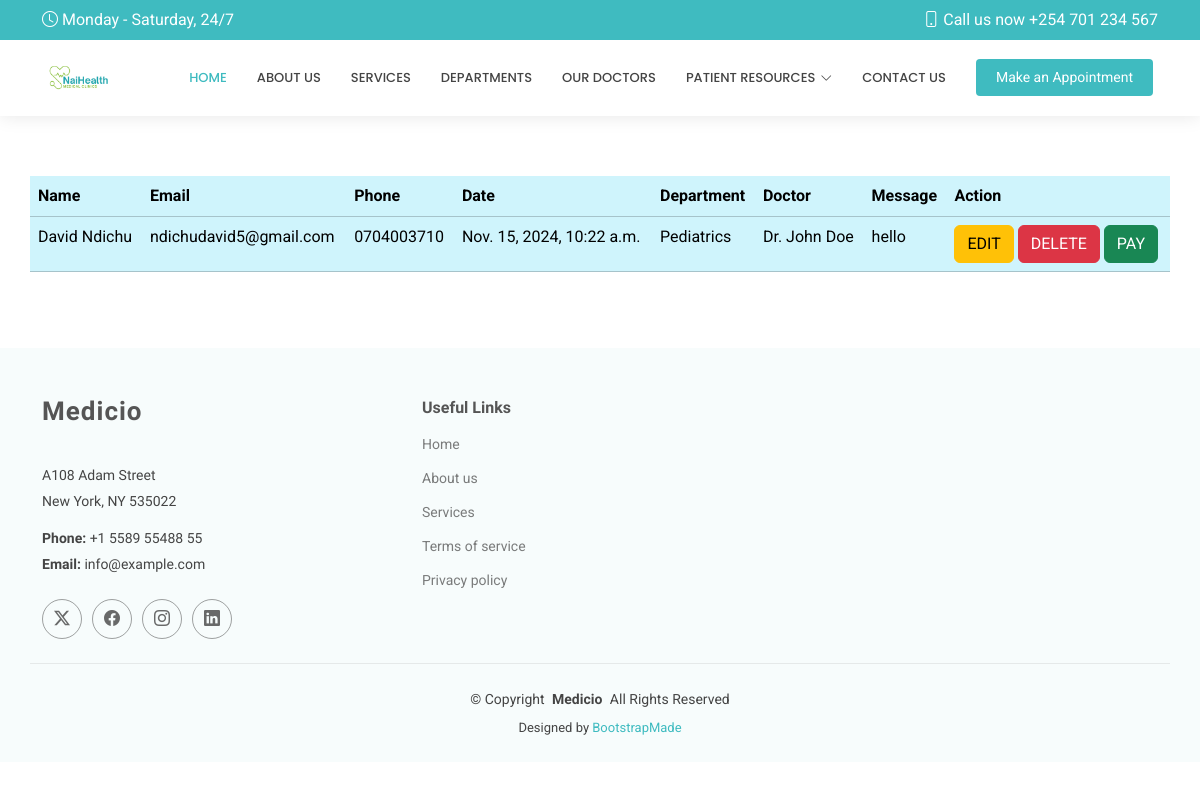
/show/, run on an earlier commit of the app's database.
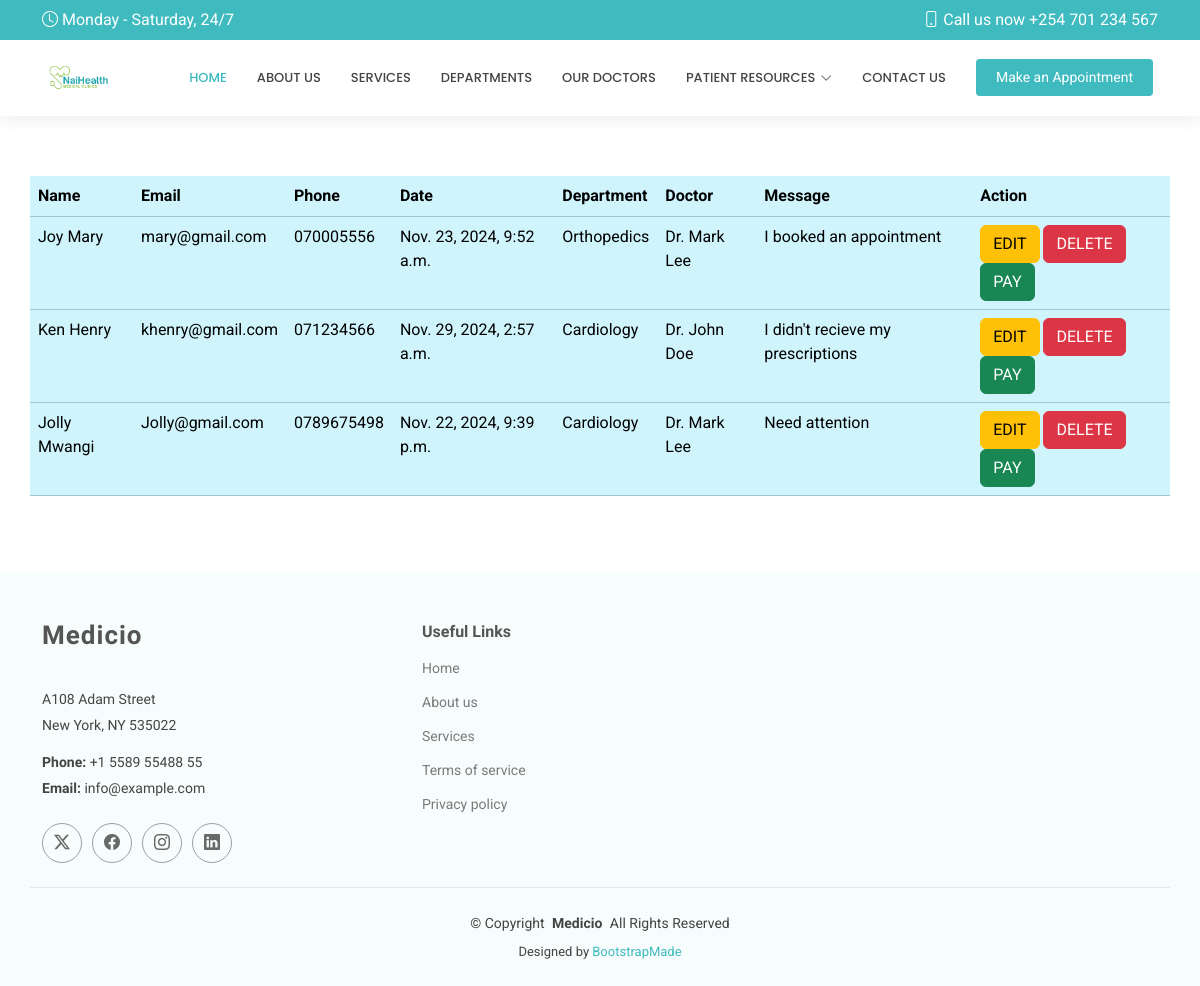
And on a later commit of the database.
### myapp/models.py (models this page shows, shortened)
class Appointment(models.Model):
    name = models.CharField(max_length=200)
    email = models.EmailField()
    phone = models.CharField(max_length=20)
    datetime = models.DateTimeField()
    department = models.CharField(max_length=200)
    doctor = models.CharField(max_length=200)
    message = models.TextField()

### myapp/views.py (the view)
# urls.py: path('show/', views.show, name='show'),
def show(request):
    allappointments = Appointment.objects.all()
    return render(request, 'show.html', {'appointment':allappointments})

### templates/show.html
{% extends 'starter-page.html' %}
{% load static %}
{% block body %}
    <table class="table table-info container">
    <tr>
        <th>Name</th>
        <th>Email</th>
        <th>Phone</th>
        <th>Date</th>
        <th>Department</th>
        <th>Doctor</th>
        <th>Message</th>
        <th>Action</th>
    </tr>
    {% for x in appointment %}
        <tr>
            <td>{{ x.name }}</td>
            <td>{{ x.email }}</td>
            <td>{{ x.phone }}</td>
            <td>{{ x.datetime }}</td>
            <td>{{ x.department }}</td>
            <td>{{ x.doctor }}</td>
            <td>{{ x.message }}</td>
            <td>
                <a href="/edit/{{ x.id }}" class="btn btn-warning">EDIT</a>
                <a href="/delete/{{ x.id }}" class="btn btn-danger">DELETE</a>
                <a href="" class="btn btn-success">PAY</a>
            </td>
        </tr>
    {% endfor %}
    </table>
{% endblock %}

What changed in the data, as far as the page shows it:
removed Appointment: name "David Ndichu", email "ndichudavid5@gmail.com", phone "0704003710", datetime "Nov. 15, 2024, 10:22 a.m.", department "Pediatrics", doctor "Dr. John Doe", message "hello"
added Appointment: name "Joy Mary", email "mary@gmail.com", phone "070005556", datetime "Nov. 23, 2024, 9:52 a.m.", department "Orthopedics", doctor "Dr. Mark Lee", message "I booked an appointment"
added Appointment: name "Ken Henry", email "khenry@gmail.com", phone "071234566", datetime "Nov. 29, 2024, 2:57 a.m.", department "Cardiology", doctor "Dr. John Doe", message "I didn't recieve my prescriptions"
added Appointment: name "Jolly Mwangi", email "Jolly@gmail.com", phone "0789675498", datetime "Nov. 22, 2024, 9:39 p.m.", department "Cardiology", doctor "Dr. Mark Lee", message "Need attention"
